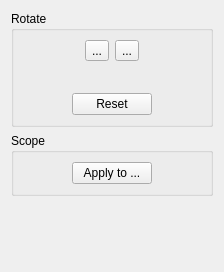
<ui version="4.0" >
 <class>OrientationOptionsWidget</class>
 <widget class="QWidget" name="OrientationOptionsWidget" >
  <property name="geometry" >
   <rect>
    <x>0</x>
    <y>0</y>
    <width>224</width>
    <height>272</height>
   </rect>
  </property>
  <property name="windowTitle" >
   <string>Form</string>
  </property>
  <layout class="QVBoxLayout" >
   <item>
    <widget class="QGroupBox" name="groupBox" >
     <property name="title" >
      <string>Rotate</string>
     </property>
     <layout class="QVBoxLayout" >
      <item>
       <layout class="QHBoxLayout" >
        <item>
         <spacer>
          <property name="orientation" >
           <enum>Qt::Horizontal</enum>
          </property>
          <property name="sizeHint" >
           <size>
            <width>40</width>
            <height>20</height>
           </size>
          </property>
         </spacer>
        </item>
        <item>
         <widget class="QToolButton" name="rotateLeftBtn" >
          <property name="text" >
           <string>...</string>
          </property>
          <property name="icon" >
           <iconset resource="../../../app/resources/resources.qrc" >:/icons/object-rotate-left.png</iconset>
          </property>
          <property name="iconSize" >
           <size>
            <width>24</width>
            <height>24</height>
           </size>
          </property>
         </widget>
        </item>
        <item>
         <widget class="QToolButton" name="rotateRightBtn" >
          <property name="text" >
           <string>...</string>
          </property>
          <property name="icon" >
           <iconset resource="../../../app/resources/resources.qrc" >:/icons/object-rotate-right.png</iconset>
          </property>
          <property name="iconSize" >
           <size>
            <width>24</width>
            <height>24</height>
           </size>
          </property>
         </widget>
        </item>
        <item>
         <spacer>
          <property name="orientation" >
           <enum>Qt::Horizontal</enum>
          </property>
          <property name="sizeHint" >
           <size>
            <width>40</width>
            <height>20</height>
           </size>
          </property>
         </spacer>
        </item>
       </layout>
      </item>
      <item>
       <layout class="QHBoxLayout" >
        <item>
         <spacer>
          <property name="orientation" >
           <enum>Qt::Horizontal</enum>
          </property>
          <property name="sizeHint" >
           <size>
            <width>40</width>
            <height>20</height>
           </size>
          </property>
         </spacer>
        </item>
        <item>
         <widget class="QLabel" name="rotationIndicator" >
          <property name="text" >
           <string/>
          </property>
          <property name="pixmap" >
           <pixmap resource="../../../app/resources/resources.qrc" >:/icons/big-up-arrow.png</pixmap>
          </property>
         </widget>
        </item>
        <item>
         <spacer>
          <property name="orientation" >
           <enum>Qt::Horizontal</enum>
          </property>
          <property name="sizeHint" >
           <size>
            <width>40</width>
            <height>20</height>
           </size>
          </property>
         </spacer>
        </item>
       </layout>
      </item>
      <item>
       <layout class="QHBoxLayout" >
        <item>
         <spacer>
          <property name="orientation" >
           <enum>Qt::Horizontal</enum>
          </property>
          <property name="sizeHint" >
           <size>
            <width>40</width>
            <height>20</height>
           </size>
          </property>
         </spacer>
        </item>
        <item>
         <widget class="QPushButton" name="resetBtn" >
          <property name="text" >
           <string>Reset</string>
          </property>
         </widget>
        </item>
        <item>
         <spacer>
          <property name="orientation" >
           <enum>Qt::Horizontal</enum>
          </property>
          <property name="sizeHint" >
           <size>
            <width>40</width>
            <height>20</height>
           </size>
          </property>
         </spacer>
        </item>
       </layout>
      </item>
     </layout>
    </widget>
   </item>
   <item>
    <widget class="QGroupBox" name="scopeBox" >
     <property name="title" >
      <string>Scope</string>
     </property>
     <layout class="QVBoxLayout" >
      <item>
       <layout class="QHBoxLayout" >
        <item>
         <spacer>
          <property name="orientation" >
           <enum>Qt::Horizontal</enum>
          </property>
          <property name="sizeHint" >
           <size>
            <width>40</width>
            <height>20</height>
           </size>
          </property>
         </spacer>
        </item>
        <item>
         <widget class="QPushButton" name="applyToBtn" >
          <property name="text" >
           <string>Apply to ...</string>
          </property>
         </widget>
        </item>
        <item>
         <spacer>
          <property name="orientation" >
           <enum>Qt::Horizontal</enum>
          </property>
          <property name="sizeHint" >
           <size>
            <width>40</width>
            <height>20</height>
           </size>
          </property>
         </spacer>
        </item>
       </layout>
      </item>
     </layout>
    </widget>
   </item>
   <item>
    <spacer>
     <property name="orientation" >
      <enum>Qt::Vertical</enum>
     </property>
     <property name="sizeHint" >
      <size>
       <width>20</width>
       <height>40</height>
      </size>
     </property>
    </spacer>
   </item>
  </layout>
 </widget>
 <resources>
  <include location="../../../app/resources/resources.qrc" />
 </resources>
 <connections/>
</ui>
